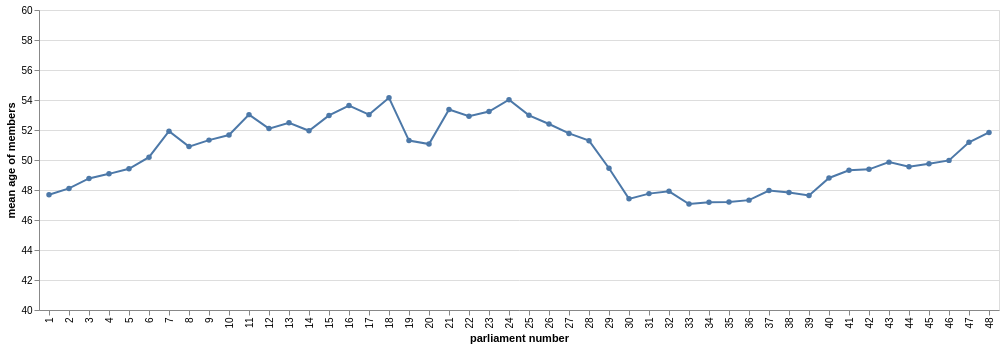
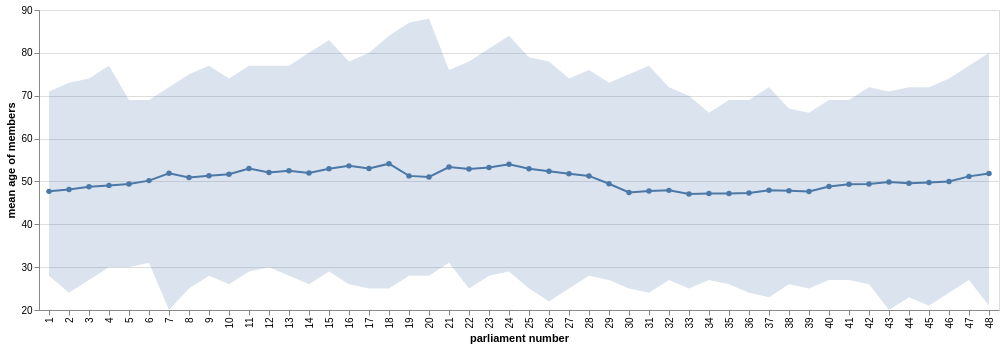

Here is the notebook cell these charts were saved with, in order:
### Markdown cell above
How old are the members of parliament?

### Code cell
#| column: page-inset
#| label: fig-age-parliaments
#| layout-nrows: 2
#| fig-cap: Age of members at the start of each parliament
#| fig-subcap: 
#|   - "Mean age of members"
#|   - "Mean age and range of ages of members"

def get_opening_date(sessions):
    """
    Get the opening date of the first session of a parliament.
    """
    starting_dates = []
    for session in sessions:
        starting_dates.append(session["DateOpening"])
    return pd.to_datetime(sorted(starting_dates)[0])

# Add date for opening of first session
df_parl_dates["opening"] = df_parl_dates["Sessions"].apply(get_opening_date)
df_parl_openings = df_parl_dates[["Number", "opening"]]

def calculate_age(row):
    """
    Calculate the age of a member at the opening of parliament.
    """
    opening = row["opening"]
    born = row["DateOfBirth"]
    return opening.year - born.year - ((opening.month, opening.day) < (born.month, born.day))

# Combine members data with pdates of parliaments
df_parls_ages = pd.merge(df_parls, df_parl_openings, how="left", left_on="RepresentedParliaments", right_on="Number")
# Convert birthdate to datetime
df_parls_ages["DateOfBirth"] = pd.to_datetime(df_parls_ages["DateOfBirth"], format='ISO8601')
# Add age
df_parls_ages["age"] = df_parls_ages.apply(calculate_age, axis=1)

# Aggregate age data for each parliamant -- mean, max and min ages
parl_ages = df_parls_ages.groupby(["Number", "opening"])["age"].agg(["mean", "min", "max"]).reset_index()

# Base chart with parliaments
age_base = alt.Chart(parl_ages).encode(
    x=alt.X("Number:O").title("parliament number"),
).properties(width="container")

# Show mean of ages as line chart
mean_ages = age_base.mark_line(point=True).encode(
    y=alt.Y("mean:Q").scale(domain=(40, 60)).title("mean age of members"),
    tooltip=[alt.Tooltip("Number", title="parliament"), alt.Tooltip("opening", title="opening date"), alt.Tooltip("mean", title="mean of ages")]
).properties(width="container")

# Show max/min ages as area chart
age_intervals = age_base.mark_area(opacity=0.2).encode(
    alt.Y("max:Q").scale(domain=(20, 90)),
    alt.Y2("min:Q"),
    tooltip=[alt.Tooltip("Number", title="parliament"), alt.Tooltip("opening", title="opening date"), alt.Tooltip("mean", title="mean of ages"), "max", "min"]
).properties(width="container")

display(mean_ages, age_intervals + mean_ages)

### Figure 1 — Vega-Lite specification as saved in the notebook (floating-point values rounded to 4 significant figures)
{"config": {"view": {"continuousWidth": 300, "continuousHeight": 300}}, "data": {"name": "data-f415fe5b656b921faf06cd72a00f0552"}, "mark": {"type": "line", "point": true}, "encoding": {"tooltip": [{"field": "Number", "title": "parliament", "type": "quantitative"}, {"field": "opening", "title": "opening date", "type": "temporal"}, {"field": "mean", "title": "mean of ages", "type": "quantitative"}], "x": {"field": "Number", "title": "parliament number", "type": "ordinal"}, "y": {"field": "mean", "scale": {"domain": [40, 60]}, "title": "mean age of members", "type": "quantitative"}}, "width": "container", "$schema": "https://vega.github.io/schema/vega-lite/v6.4.1.json", "datasets": {"data-f415fe5b656b921faf06cd72a00f0552": [{"Number": 1, "opening": "1901-05-09T00:00:00", "mean": 47.68, "min": 28.0, "max": 71.0}, {"Number": 2, "opening": "1904-03-02T00:00:00", "mean": 48.11, "min": 24.0, "max": 73.0}, {"Number": 3, "opening": "1907-02-20T00:00:00", "mean": 48.77, "min": 27.0, "max": 74.0}, {"Number": 4, "opening": "1910-07-01T00:00:00", "mean": 49.08, "min": 30.0, "max": 77.0}, {"Number": 5, "opening": "1913-07-09T00:00:00", "mean": 49.42, "min": 30.0, "max": 69.0}, {"Number": 6, "opening": "1914-10-08T00:00:00", "mean": 50.19, "min": 31.0, "max": 69.0}, {"Number": 7, "opening": "1917-06-14T00:00:00", "mean": 51.92, "min": 20.0, "max": 72.0}, {"Number": 8, "opening": "1920-02-26T00:00:00", "mean": 50.89, "min": 25.0, "max": 75.0}, {"Number": 9, "opening": "1923-02-28T00:00:00", "mean": 51.33, "min": 28.0, "max": 77.0}, {"Number": 10, "opening": "1926-01-13T00:00:00", "mean": 51.67, "min": 26.0, "max": 74.0}, {"Number": 11, "opening": "1929-02-06T00:00:00", "mean": 53.02, "min": 29.0, "max": 77.0}, {"Number": 12, "opening": "1929-11-20T00:00:00", "mean": 52.09, "min": 30.0, "max": 77.0}, {"Number": 13, "opening": "1932-02-17T00:00:00", "mean": 52.48, "min": 28.0, "max": 77.0}, {"Number": 14, "opening": "1934-10-23T00:00:00", "mean": 51.95, "min": 26.0, "max": 80.0}, {"Number": 15, "opening": "1937-11-30T00:00:00", "mean": 52.97, "min": 29.0, "max": 83.0}, {"Number": 16, "opening": "1940-11-20T00:00:00", "mean": 53.63, "min": 26.0, "max": 78.0}, {"Number": 17, "opening": "1943-09-23T00:00:00", "mean": 53.02, "min": 25.0, "max": 80.0}, {"Number": 18, "opening": "1946-11-06T00:00:00", "mean": 54.15, "min": 25.0, "max": 84.0}, {"Number": 19, "opening": "1950-02-22T00:00:00", "mean": 51.3, "min": 28.0, "max": 87.0}, {"Number": 20, "opening": "1951-06-12T00:00:00", "mean": 51.06, "min": 28.0, "max": 88.0}, {"Number": 21, "opening": "1954-08-04T00:00:00", "mean": 53.37, "min": 31.0, "max": 76.0}, {"Number": 22, "opening": "1956-02-15T00:00:00", "mean": 52.92, "min": 25.0, "max": 78.0}, {"Number": 23, "opening": "1959-02-17T00:00:00", "mean": 53.23, "min": 28.0, "max": 81.0}, {"Number": 24, "opening": "1962-02-20T00:00:00", "mean": 54.02, "min": 29.0, "max": 84.0}, {"Number": 25, "opening": "1964-02-25T00:00:00", "mean": 52.98, "min": 25.0, "max": 79.0}, {"Number": 26, "opening": "1967-02-21T00:00:00", "mean": 52.4, "min": 22.0, "max": 78.0}, {"Number": 27, "opening": "1969-11-25T00:00:00", "mean": 51.77, "min": 25.0, "max": 74.0}, {"Number": 28, "opening": "1973-02-27T00:00:00", "mean": 51.29, "min": 28.0, "max": 76.0}, {"Number": 29, "opening": "1974-07-09T00:00:00", "mean": 49.45, "min": 27.0, "max": 73.0}, {"Number": 30, "opening": "1976-02-17T00:00:00", "mean": 47.41, "min": 25.0, "max": 75.0}, {"Number": 31, "opening": "1978-02-21T00:00:00", "mean": 47.76, "min": 24.0, "max": 77.0}, {"Number": 32, "opening": "1980-11-25T00:00:00", "mean": 47.91, "min": 27.0, "max": 72.0}, {"Number": 33, "opening": "1983-04-21T00:00:00", "mean": 47.07, "min": 25.0, "max": 70.0}, {"Number": 34, "opening": "1985-02-21T00:00:00", "mean": 47.18, "min": 27.0, "max": 66.0}, {"Number": 35, "opening": "1987-09-14T00:00:00", "mean": 47.2, "min": 26.0, "max": 69.0}, {"Number": 36, "opening": "1990-05-08T00:00:00", "mean": 47.33, "min": 24.0, "max": 69.0}, {"Number": 37, "opening": "1993-05-04T00:00:00", "mean": 47.96, "min": 23.0, "max": 72.0}, {"Number": 38, "opening": "1996-04-30T00:00:00", "mean": 47.83, "min": 26.0, "max": 67.0}, {"Number": 39, "opening": "1998-11-10T00:00:00", "mean": 47.63, "min": 25.0, "max": 66.0}, {"Number": 40, "opening": "2002-02-12T00:00:00", "mean": 48.8, "min": 27.0, "max": 69.0}, {"Number": 41, "opening": "2004-11-16T00:00:00", "mean": 49.32, "min": 27.0, "max": 69.0}, {"Number": 42, "opening": "2008-02-12T00:00:00", "mean": 49.38, "min": 26.0, "max": 72.0}, {"Number": 43, "opening": "2010-09-28T00:00:00", "mean": 49.86, "min": 20.0, "max": 71.0}, {"Number": 44, "opening": "2013-11-12T00:00:00", "mean": 49.55, "min": 23.0, "max": 72.0}, {"Number": 45, "opening": "2016-08-30T00:00:00", "mean": 49.75, "min": 21.0, "max": 72.0}, {"Number": 46, "opening": "2019-07-02T00:00:00", "mean": 49.97, "min": 24.0, "max": 74.0}, {"Number": 47, "opening": "2022-07-26T00:00:00", "mean": 51.18, "min": 27.0, "max": 77.0}, {"Number": 48, "opening": "2025-07-22T00:00:00", "mean": 51.84, "min": 21.0, "max": 80.0}]}}

### Figure 2 — Vega-Lite specification as saved in the notebook (floating-point values rounded to 4 significant figures)
{"config": {"view": {"continuousWidth": 300, "continuousHeight": 300}}, "layer": [{"mark": {"type": "area", "opacity": 0.2}, "encoding": {"tooltip": [{"field": "Number", "title": "parliament", "type": "quantitative"}, {"field": "opening", "title": "opening date", "type": "temporal"}, {"field": "mean", "title": "mean of ages", "type": "quantitative"}, {"field": "max", "type": "quantitative"}, {"field": "min", "type": "quantitative"}], "x": {"field": "Number", "title": "parliament number", "type": "ordinal"}, "y": {"field": "max", "scale": {"domain": [20, 90]}, "type": "quantitative"}, "y2": {"field": "min"}}}, {"mark": {"type": "line", "point": true}, "encoding": {"tooltip": [{"field": "Number", "title": "parliament", "type": "quantitative"}, {"field": "opening", "title": "opening date", "type": "temporal"}, {"field": "mean", "title": "mean of ages", "type": "quantitative"}], "x": {"field": "Number", "title": "parliament number", "type": "ordinal"}, "y": {"field": "mean", "scale": {"domain": [40, 60]}, "title": "mean age of members", "type": "quantitative"}}}], "data": {"name": "data-f415fe5b656b921faf06cd72a00f0552"}, "width": "container", "$schema": "https://vega.github.io/schema/vega-lite/v6.4.1.json", "datasets": {"data-f415fe5b656b921faf06cd72a00f0552": [{"Number": 1, "opening": "1901-05-09T00:00:00", "mean": 47.68, "min": 28.0, "max": 71.0}, {"Number": 2, "opening": "1904-03-02T00:00:00", "mean": 48.11, "min": 24.0, "max": 73.0}, {"Number": 3, "opening": "1907-02-20T00:00:00", "mean": 48.77, "min": 27.0, "max": 74.0}, {"Number": 4, "opening": "1910-07-01T00:00:00", "mean": 49.08, "min": 30.0, "max": 77.0}, {"Number": 5, "opening": "1913-07-09T00:00:00", "mean": 49.42, "min": 30.0, "max": 69.0}, {"Number": 6, "opening": "1914-10-08T00:00:00", "mean": 50.19, "min": 31.0, "max": 69.0}, {"Number": 7, "opening": "1917-06-14T00:00:00", "mean": 51.92, "min": 20.0, "max": 72.0}, {"Number": 8, "opening": "1920-02-26T00:00:00", "mean": 50.89, "min": 25.0, "max": 75.0}, {"Number": 9, "opening": "1923-02-28T00:00:00", "mean": 51.33, "min": 28.0, "max": 77.0}, {"Number": 10, "opening": "1926-01-13T00:00:00", "mean": 51.67, "min": 26.0, "max": 74.0}, {"Number": 11, "opening": "1929-02-06T00:00:00", "mean": 53.02, "min": 29.0, "max": 77.0}, {"Number": 12, "opening": "1929-11-20T00:00:00", "mean": 52.09, "min": 30.0, "max": 77.0}, {"Number": 13, "opening": "1932-02-17T00:00:00", "mean": 52.48, "min": 28.0, "max": 77.0}, {"Number": 14, "opening": "1934-10-23T00:00:00", "mean": 51.95, "min": 26.0, "max": 80.0}, {"Number": 15, "opening": "1937-11-30T00:00:00", "mean": 52.97, "min": 29.0, "max": 83.0}, {"Number": 16, "opening": "1940-11-20T00:00:00", "mean": 53.63, "min": 26.0, "max": 78.0}, {"Number": 17, "opening": "1943-09-23T00:00:00", "mean": 53.02, "min": 25.0, "max": 80.0}, {"Number": 18, "opening": "1946-11-06T00:00:00", "mean": 54.15, "min": 25.0, "max": 84.0}, {"Number": 19, "opening": "1950-02-22T00:00:00", "mean": 51.3, "min": 28.0, "max": 87.0}, {"Number": 20, "opening": "1951-06-12T00:00:00", "mean": 51.06, "min": 28.0, "max": 88.0}, {"Number": 21, "opening": "1954-08-04T00:00:00", "mean": 53.37, "min": 31.0, "max": 76.0}, {"Number": 22, "opening": "1956-02-15T00:00:00", "mean": 52.92, "min": 25.0, "max": 78.0}, {"Number": 23, "opening": "1959-02-17T00:00:00", "mean": 53.23, "min": 28.0, "max": 81.0}, {"Number": 24, "opening": "1962-02-20T00:00:00", "mean": 54.02, "min": 29.0, "max": 84.0}, {"Number": 25, "opening": "1964-02-25T00:00:00", "mean": 52.98, "min": 25.0, "max": 79.0}, {"Number": 26, "opening": "1967-02-21T00:00:00", "mean": 52.4, "min": 22.0, "max": 78.0}, {"Number": 27, "opening": "1969-11-25T00:00:00", "mean": 51.77, "min": 25.0, "max": 74.0}, {"Number": 28, "opening": "1973-02-27T00:00:00", "mean": 51.29, "min": 28.0, "max": 76.0}, {"Number": 29, "opening": "1974-07-09T00:00:00", "mean": 49.45, "min": 27.0, "max": 73.0}, {"Number": 30, "opening": "1976-02-17T00:00:00", "mean": 47.41, "min": 25.0, "max": 75.0}, {"Number": 31, "opening": "1978-02-21T00:00:00", "mean": 47.76, "min": 24.0, "max": 77.0}, {"Number": 32, "opening": "1980-11-25T00:00:00", "mean": 47.91, "min": 27.0, "max": 72.0}, {"Number": 33, "opening": "1983-04-21T00:00:00", "mean": 47.07, "min": 25.0, "max": 70.0}, {"Number": 34, "opening": "1985-02-21T00:00:00", "mean": 47.18, "min": 27.0, "max": 66.0}, {"Number": 35, "opening": "1987-09-14T00:00:00", "mean": 47.2, "min": 26.0, "max": 69.0}, {"Number": 36, "opening": "1990-05-08T00:00:00", "mean": 47.33, "min": 24.0, "max": 69.0}, {"Number": 37, "opening": "1993-05-04T00:00:00", "mean": 47.96, "min": 23.0, "max": 72.0}, {"Number": 38, "opening": "1996-04-30T00:00:00", "mean": 47.83, "min": 26.0, "max": 67.0}, {"Number": 39, "opening": "1998-11-10T00:00:00", "mean": 47.63, "min": 25.0, "max": 66.0}, {"Number": 40, "opening": "2002-02-12T00:00:00", "mean": 48.8, "min": 27.0, "max": 69.0}, {"Number": 41, "opening": "2004-11-16T00:00:00", "mean": 49.32, "min": 27.0, "max": 69.0}, {"Number": 42, "opening": "2008-02-12T00:00:00", "mean": 49.38, "min": 26.0, "max": 72.0}, {"Number": 43, "opening": "2010-09-28T00:00:00", "mean": 49.86, "min": 20.0, "max": 71.0}, {"Number": 44, "opening": "2013-11-12T00:00:00", "mean": 49.55, "min": 23.0, "max": 72.0}, {"Number": 45, "opening": "2016-08-30T00:00:00", "mean": 49.75, "min": 21.0, "max": 72.0}, {"Number": 46, "opening": "2019-07-02T00:00:00", "mean": 49.97, "min": 24.0, "max": 74.0}, {"Number": 47, "opening": "2022-07-26T00:00:00", "mean": 51.18, "min": 27.0, "max": 77.0}, {"Number": 48, "opening": "2025-07-22T00:00:00", "mean": 51.84, "min": 21.0, "max": 80.0}]}}
